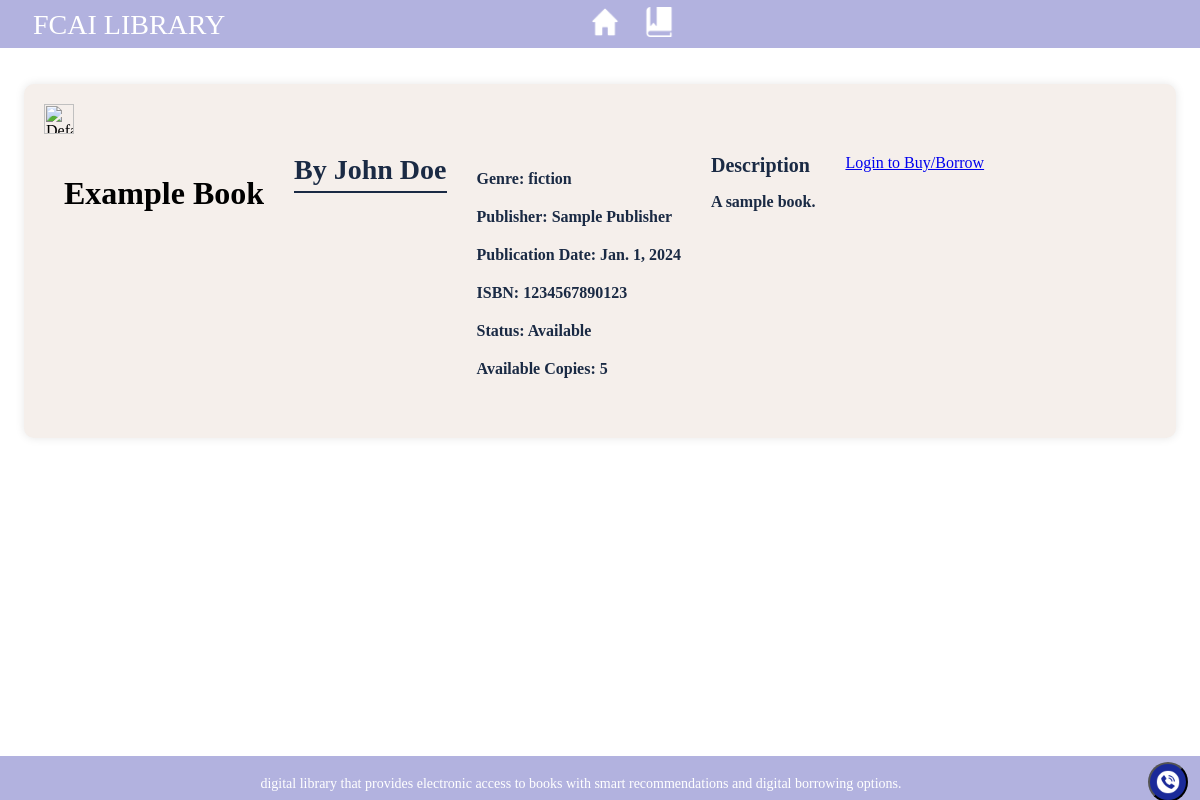
The page /book_detail/1/ on the database its author committed.
### main/models.py (models this page shows, shortened)
class Book(models.Model):
    GENRE_CHOICES = [
        ('non-fiction', 'Non-Fiction'),
        ('mystery', 'Mystery'),
        ('sci-fi', 'Science Fiction'),
        ('fantasy', 'Fantasy'),
        ('romance', 'Romance'),
        ('history', 'History'),
    ]
    STATUS_CHOICES = [
        ('available', 'Available'),
        ('borrowed', 'Borrowed'),
        ('reserved', 'Reserved'),
    ]
    title = models.CharField(max_length=200)
    author = models.CharField(max_length=200)
    isbn = models.CharField(max_length=13, unique=True)
    genre = models.CharField(max_length=20, choices=GENRE_CHOICES)
    description = models.TextField()
    publication_date = models.DateField()
    publisher = models.CharField(max_length=200)
    status = models.CharField(max_length=20, choices=STATUS_CHOICES, default='available')
    cover_image = models.ImageField(upload_to='book_covers/', null=True, blank=True)
    quantity = models.PositiveIntegerField(default=1)
    created_at = models.DateTimeField(auto_now_add=True)
    updated_at = models.DateTimeField(auto_now=True)

### main/views.py (the view)
# urls.py: path('book_detail/<int:book_id>/', views.book_details, name='book_details'),
def book_details(request, book_id):
    book = get_object_or_404(Book, id=book_id)
    return render(request, 'main/book_detail.html', {'book': book})

### main/templates/main/book_detail.html (shortened to what this page needs)
{% extends 'main/bars.html' %}
{% load static %}
{% block content %}
<div class="container">
    <div class="book-details">
        <div class="book-cover">
            {% if book.cover_image %}
                <img src="{{ book.cover_image.url }}" alt="{{ book.title }}">
            {% else %}
                <img src="{% static 'imgs/default-book-cover.jpg' %}" alt="Default Cover">
            {% endif %}
        </div>
        <div class="book-info">
            <h1>{{ book.title }}</h1>
            <h2>By {{ book.author }}</h2>
            <div class="book-meta">
                <p><strong>Genre:</strong> {{ book.get_genre_display }}</p>
                <p><strong>Publisher:</strong> {{ book.publisher }}</p>
                <p><strong>Publication Date:</strong> {{ book.publication_date }}</p>
                <p><strong>ISBN:</strong> {{ book.isbn }}</p>
                <p><strong>Status:</strong> <span class="status {{ book.status }}">{{ book.get_status_display }}</span></p>
                <p><strong>Available Copies:</strong> {{ book.quantity }}</p>
            </div>
            <div class="book-description">
                <h3>Description</h3>
                <p>{{ book.description }}</p>
            </div>
            <div class="book-actions">
                {% if user.is_authenticated %}
                    <a href="#" class="btn Purchase">Buy</a>
                    <a href="#" class="btn Borrow">Borrow</a>
                    <a href="#" class="btn fav">Add to Favorites</a>
                {% else %}
                    <a href="{% url 'main:login' %}" class="btn">Login to Buy/Borrow</a>
                {% endif %}
            </div>
        </div>
    </div>
</div>
{% endblock %}

### main/static/main/style.css (style rules this page uses)
body { font-family: "Calibri Light"; background: white; margin: 0; padding: 0; background-repeat: no-repeat; background-attachment: fixed; }
.container { margin-left: 2%; margin-right: 2%; margin-top: 7%; margin-bottom: 5%; position: relative; background-color: #f5efeb; border-radius: 10px; box-shadow: 0 0 10px rgba(0, 0, 0, 0.1); padding: 20px; }
.container h2 { font-size: 26px; color: #1a2a44; margin-bottom: 10px; font-weight: bold; }
.container p { font-size: 16px; color: #1a2a44; margin-bottom: 20px; font-weight: bold; }
h2 { border-bottom: 2px solid #1a2a44; padding-bottom: 5px; }

### main/static/main/bars.css (style rules this page uses)
img { height: 30px; width: 30px; }

### main/static/main/books.css (style rules this page uses)
.book-info { display: flex; align-items: flex-start; gap: 30px; padding: 20px; }
.book-info h2 { font-size: 28px; color: #1a2a44; margin: 0; }
.book-info h3 { font-size: 20px; color:#1a2a44; margin: 0; }

### rows shown on the page
Book: title "Example Book", author "John Doe", genre "fiction", publisher "Sample Publisher", publication_date "Jan. 1, 2024", isbn "1234567890123", status "Available", quantity "5", description "A sample book."
